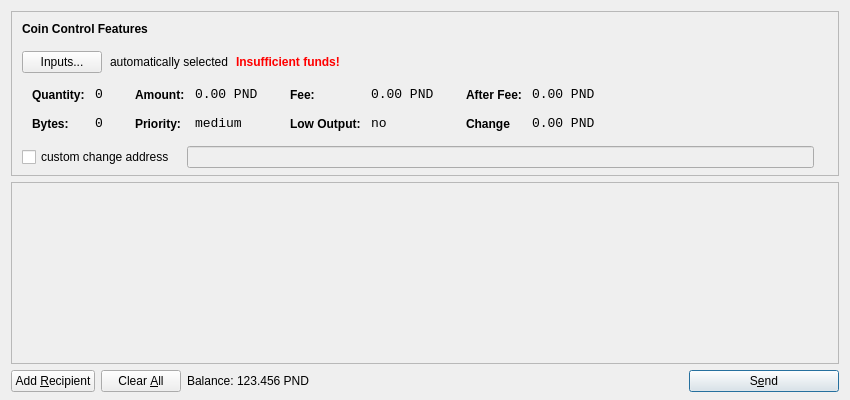
<?xml version="1.0" encoding="UTF-8"?>
<ui version="4.0">
 <class>SendCoinsDialog</class>
 <widget class="QDialog" name="SendCoinsDialog">
  <property name="geometry">
   <rect>
    <x>0</x>
    <y>0</y>
    <width>850</width>
    <height>400</height>
   </rect>
  </property>
  <property name="windowTitle">
   <string>Send Coins</string>
  </property>
  <layout class="QVBoxLayout" name="verticalLayout" stretch="0,1,0">
   <property name="bottomMargin">
    <number>8</number>
   </property>
   <item>
    <widget class="QFrame" name="frameCoinControl">
     <property name="sizePolicy">
      <sizepolicy hsizetype="Expanding" vsizetype="Expanding">
       <horstretch>0</horstretch>
       <verstretch>0</verstretch>
      </sizepolicy>
     </property>
     <property name="maximumSize">
      <size>
       <width>16777215</width>
       <height>16777215</height>
      </size>
     </property>
     <property name="frameShape">
      <enum>QFrame::StyledPanel</enum>
     </property>
     <property name="frameShadow">
      <enum>QFrame::Sunken</enum>
     </property>
     <layout class="QVBoxLayout" name="verticalLayoutCoinControl2">
      <property name="spacing">
       <number>-1</number>
      </property>
      <property name="leftMargin">
       <number>0</number>
      </property>
      <property name="topMargin">
       <number>0</number>
      </property>
      <property name="rightMargin">
       <number>0</number>
      </property>
      <property name="bottomMargin">
       <number>6</number>
      </property>
      <item>
       <layout class="QVBoxLayout" name="verticalLayoutCoinControl" stretch="0,0,0,0,1">
        <property name="spacing">
         <number>0</number>
        </property>
        <property name="leftMargin">
         <number>10</number>
        </property>
        <property name="topMargin">
         <number>10</number>
        </property>
        <item>
         <layout class="QHBoxLayout" name="horizontalLayoutCoinControl1">
          <property name="bottomMargin">
           <number>15</number>
          </property>
          <item>
           <widget class="QLabel" name="labelCoinControlFeatures">
            <property name="sizePolicy">
             <sizepolicy hsizetype="Preferred" vsizetype="Maximum">
              <horstretch>0</horstretch>
              <verstretch>0</verstretch>
             </sizepolicy>
            </property>
            <property name="font">
             <font>
              <weight>75</weight>
              <bold>true</bold>
             </font>
            </property>
            <property name="styleSheet">
             <string notr="true">font-weight:bold;</string>
            </property>
            <property name="text">
             <string>Coin Control Features</string>
            </property>
           </widget>
          </item>
         </layout>
        </item>
        <item>
         <layout class="QHBoxLayout" name="horizontalLayoutCoinControl2" stretch="0,0,0,0">
          <property name="spacing">
           <number>8</number>
          </property>
          <property name="bottomMargin">
           <number>10</number>
          </property>
          <item>
           <widget class="QPushButton" name="pushButtonCoinControl">
            <property name="styleSheet">
             <string notr="true"/>
            </property>
            <property name="text">
             <string>Inputs...</string>
            </property>
           </widget>
          </item>
          <item>
           <widget class="QLabel" name="labelCoinControlAutomaticallySelected">
            <property name="text">
             <string>automatically selected</string>
            </property>
            <property name="margin">
             <number>5</number>
            </property>
           </widget>
          </item>
          <item>
           <widget class="QLabel" name="labelCoinControlInsuffFunds">
            <property name="font">
             <font>
              <weight>75</weight>
              <bold>true</bold>
             </font>
            </property>
            <property name="styleSheet">
             <string notr="true">color:red;font-weight:bold;</string>
            </property>
            <property name="text">
             <string>Insufficient funds!</string>
            </property>
            <property name="margin">
             <number>5</number>
            </property>
           </widget>
          </item>
          <item>
           <spacer name="horizontalSpacerCoinControl">
            <property name="orientation">
             <enum>Qt::Horizontal</enum>
            </property>
            <property name="sizeHint" stdset="0">
             <size>
              <width>40</width>
              <height>1</height>
             </size>
            </property>
           </spacer>
          </item>
         </layout>
        </item>
        <item>
         <widget class="QWidget" name="widgetCoinControl" native="true">
          <property name="sizePolicy">
           <sizepolicy hsizetype="Preferred" vsizetype="Preferred">
            <horstretch>0</horstretch>
            <verstretch>0</verstretch>
           </sizepolicy>
          </property>
          <property name="minimumSize">
           <size>
            <width>0</width>
            <height>0</height>
           </size>
          </property>
          <property name="styleSheet">
           <string notr="true"/>
          </property>
          <layout class="QHBoxLayout" name="horizontalLayoutCoinControl5">
           <property name="margin">
            <number>0</number>
           </property>
           <item>
            <layout class="QHBoxLayout" name="horizontalLayoutCoinControl3" stretch="0,0,0,1">
             <property name="spacing">
              <number>20</number>
             </property>
             <property name="topMargin">
              <number>0</number>
             </property>
             <property name="bottomMargin">
              <number>10</number>
             </property>
             <item>
              <layout class="QFormLayout" name="formLayoutCoinControl1">
               <property name="horizontalSpacing">
                <number>10</number>
               </property>
               <property name="verticalSpacing">
                <number>14</number>
               </property>
               <property name="leftMargin">
                <number>10</number>
               </property>
               <property name="topMargin">
                <number>4</number>
               </property>
               <property name="rightMargin">
                <number>6</number>
               </property>
               <item row="0" column="0">
                <widget class="QLabel" name="labelCoinControlQuantityText">
                 <property name="styleSheet">
                  <string notr="true">font-weight:bold;</string>
                 </property>
                 <property name="text">
                  <string>Quantity:</string>
                 </property>
                 <property name="margin">
                  <number>0</number>
                 </property>
                </widget>
               </item>
               <item row="0" column="1">
                <widget class="QLabel" name="labelCoinControlQuantity">
                 <property name="font">
                  <font>
                   <family>Monospace</family>
                   <pointsize>10</pointsize>
                  </font>
                 </property>
                 <property name="cursor">
                  <cursorShape>IBeamCursor</cursorShape>
                 </property>
                 <property name="contextMenuPolicy">
                  <enum>Qt::ActionsContextMenu</enum>
                 </property>
                 <property name="text">
                  <string>0</string>
                 </property>
                 <property name="margin">
                  <number>0</number>
                 </property>
                 <property name="textInteractionFlags">
                  <set>Qt::LinksAccessibleByMouse|Qt::TextSelectableByKeyboard|Qt::TextSelectableByMouse</set>
                 </property>
                </widget>
               </item>
               <item row="1" column="0">
                <widget class="QLabel" name="labelCoinControlBytesText">
                 <property name="styleSheet">
                  <string notr="true">font-weight:bold;</string>
                 </property>
                 <property name="text">
                  <string>Bytes:</string>
                 </property>
                </widget>
               </item>
               <item row="1" column="1">
                <widget class="QLabel" name="labelCoinControlBytes">
                 <property name="font">
                  <font>
                   <family>Monospace</family>
                   <pointsize>10</pointsize>
                  </font>
                 </property>
                 <property name="cursor">
                  <cursorShape>IBeamCursor</cursorShape>
                 </property>
                 <property name="contextMenuPolicy">
                  <enum>Qt::ActionsContextMenu</enum>
                 </property>
                 <property name="text">
                  <string>0</string>
                 </property>
                 <property name="textInteractionFlags">
                  <set>Qt::LinksAccessibleByMouse|Qt::TextSelectableByKeyboard|Qt::TextSelectableByMouse</set>
                 </property>
                </widget>
               </item>
              </layout>
             </item>
             <item>
              <layout class="QFormLayout" name="formLayoutCoinControl2">
               <property name="horizontalSpacing">
                <number>10</number>
               </property>
               <property name="verticalSpacing">
                <number>14</number>
               </property>
               <property name="leftMargin">
                <number>6</number>
               </property>
               <property name="topMargin">
                <number>4</number>
               </property>
               <property name="rightMargin">
                <number>6</number>
               </property>
               <item row="0" column="0">
                <widget class="QLabel" name="labelCoinControlAmountText">
                 <property name="styleSheet">
                  <string notr="true">font-weight:bold;</string>
                 </property>
                 <property name="text">
                  <string>Amount:</string>
                 </property>
                 <property name="margin">
                  <number>0</number>
                 </property>
                </widget>
               </item>
               <item row="0" column="1">
                <widget class="QLabel" name="labelCoinControlAmount">
                 <property name="font">
                  <font>
                   <family>Monospace</family>
                   <pointsize>10</pointsize>
                  </font>
                 </property>
                 <property name="cursor">
                  <cursorShape>IBeamCursor</cursorShape>
                 </property>
                 <property name="contextMenuPolicy">
                  <enum>Qt::ActionsContextMenu</enum>
                 </property>
                 <property name="text">
                  <string>0.00 PND</string>
                 </property>
                 <property name="textInteractionFlags">
                  <set>Qt::LinksAccessibleByMouse|Qt::TextSelectableByKeyboard|Qt::TextSelectableByMouse</set>
                 </property>
                </widget>
               </item>
               <item row="1" column="0">
                <widget class="QLabel" name="labelCoinControlPriorityText">
                 <property name="styleSheet">
                  <string notr="true">font-weight:bold;</string>
                 </property>
                 <property name="text">
                  <string>Priority:</string>
                 </property>
                </widget>
               </item>
               <item row="1" column="1">
                <widget class="QLabel" name="labelCoinControlPriority">
                 <property name="font">
                  <font>
                   <family>Monospace</family>
                   <pointsize>10</pointsize>
                  </font>
                 </property>
                 <property name="cursor">
                  <cursorShape>IBeamCursor</cursorShape>
                 </property>
                 <property name="contextMenuPolicy">
                  <enum>Qt::ActionsContextMenu</enum>
                 </property>
                 <property name="text">
                  <string>medium</string>
                 </property>
                 <property name="textInteractionFlags">
                  <set>Qt::LinksAccessibleByMouse|Qt::TextSelectableByKeyboard|Qt::TextSelectableByMouse</set>
                 </property>
                </widget>
               </item>
              </layout>
             </item>
             <item>
              <layout class="QFormLayout" name="formLayoutCoinControl3">
               <property name="horizontalSpacing">
                <number>10</number>
               </property>
               <property name="verticalSpacing">
                <number>14</number>
               </property>
               <property name="leftMargin">
                <number>6</number>
               </property>
               <property name="topMargin">
                <number>4</number>
               </property>
               <property name="rightMargin">
                <number>6</number>
               </property>
               <item row="0" column="0">
                <widget class="QLabel" name="labelCoinControlFeeText">
                 <property name="styleSheet">
                  <string notr="true">font-weight:bold;</string>
                 </property>
                 <property name="text">
                  <string>Fee:</string>
                 </property>
                 <property name="margin">
                  <number>0</number>
                 </property>
                </widget>
               </item>
               <item row="0" column="1">
                <widget class="QLabel" name="labelCoinControlFee">
                 <property name="font">
                  <font>
                   <family>Monospace</family>
                   <pointsize>10</pointsize>
                  </font>
                 </property>
                 <property name="cursor">
                  <cursorShape>IBeamCursor</cursorShape>
                 </property>
                 <property name="contextMenuPolicy">
                  <enum>Qt::ActionsContextMenu</enum>
                 </property>
                 <property name="text">
                  <string>0.00 PND</string>
                 </property>
                 <property name="textInteractionFlags">
                  <set>Qt::LinksAccessibleByMouse|Qt::TextSelectableByKeyboard|Qt::TextSelectableByMouse</set>
                 </property>
                </widget>
               </item>
               <item row="1" column="0">
                <widget class="QLabel" name="labelCoinControlLowOutputText">
                 <property name="styleSheet">
                  <string notr="true">font-weight:bold;</string>
                 </property>
                 <property name="text">
                  <string>Low Output:</string>
                 </property>
                </widget>
               </item>
               <item row="1" column="1">
                <widget class="QLabel" name="labelCoinControlLowOutput">
                 <property name="font">
                  <font>
                   <family>Monospace</family>
                   <pointsize>10</pointsize>
                  </font>
                 </property>
                 <property name="cursor">
                  <cursorShape>IBeamCursor</cursorShape>
                 </property>
                 <property name="contextMenuPolicy">
                  <enum>Qt::ActionsContextMenu</enum>
                 </property>
                 <property name="text">
                  <string>no</string>
                 </property>
                 <property name="textInteractionFlags">
                  <set>Qt::LinksAccessibleByMouse|Qt::TextSelectableByKeyboard|Qt::TextSelectableByMouse</set>
                 </property>
                </widget>
               </item>
              </layout>
             </item>
             <item>
              <layout class="QFormLayout" name="formLayoutCoinControl4">
               <property name="horizontalSpacing">
                <number>10</number>
               </property>
               <property name="verticalSpacing">
                <number>14</number>
               </property>
               <property name="leftMargin">
                <number>6</number>
               </property>
               <property name="topMargin">
                <number>4</number>
               </property>
               <property name="rightMargin">
                <number>6</number>
               </property>
               <item row="0" column="0">
                <widget class="QLabel" name="labelCoinControlAfterFeeText">
                 <property name="styleSheet">
                  <string notr="true">font-weight:bold;</string>
                 </property>
                 <property name="text">
                  <string>After Fee:</string>
                 </property>
                 <property name="margin">
                  <number>0</number>
                 </property>
                </widget>
               </item>
               <item row="0" column="1">
                <widget class="QLabel" name="labelCoinControlAfterFee">
                 <property name="font">
                  <font>
                   <family>Monospace</family>
                   <pointsize>10</pointsize>
                  </font>
                 </property>
                 <property name="cursor">
                  <cursorShape>IBeamCursor</cursorShape>
                 </property>
                 <property name="contextMenuPolicy">
                  <enum>Qt::ActionsContextMenu</enum>
                 </property>
                 <property name="text">
                  <string>0.00 PND</string>
                 </property>
                 <property name="textInteractionFlags">
                  <set>Qt::LinksAccessibleByMouse|Qt::TextSelectableByKeyboard|Qt::TextSelectableByMouse</set>
                 </property>
                </widget>
               </item>
               <item row="1" column="0">
                <widget class="QLabel" name="labelCoinControlChangeText">
                 <property name="styleSheet">
                  <string notr="true">font-weight:bold;</string>
                 </property>
                 <property name="text">
                  <string>Change</string>
                 </property>
                </widget>
               </item>
               <item row="1" column="1">
                <widget class="QLabel" name="labelCoinControlChange">
                 <property name="font">
                  <font>
                   <family>Monospace</family>
                   <pointsize>10</pointsize>
                  </font>
                 </property>
                 <property name="cursor">
                  <cursorShape>IBeamCursor</cursorShape>
                 </property>
                 <property name="contextMenuPolicy">
                  <enum>Qt::ActionsContextMenu</enum>
                 </property>
                 <property name="text">
                  <string>0.00 PND</string>
                 </property>
                 <property name="textInteractionFlags">
                  <set>Qt::LinksAccessibleByMouse|Qt::TextSelectableByKeyboard|Qt::TextSelectableByMouse</set>
                 </property>
                </widget>
               </item>
              </layout>
             </item>
            </layout>
           </item>
          </layout>
         </widget>
        </item>
        <item>
         <layout class="QHBoxLayout" name="horizontalLayoutCoinControl4" stretch="0,0,0">
          <property name="spacing">
           <number>12</number>
          </property>
          <property name="sizeConstraint">
           <enum>QLayout::SetDefaultConstraint</enum>
          </property>
          <property name="topMargin">
           <number>5</number>
          </property>
          <property name="rightMargin">
           <number>5</number>
          </property>
          <item>
           <widget class="QCheckBox" name="checkBoxCoinControlChange">
            <property name="text">
             <string>custom change address</string>
            </property>
           </widget>
          </item>
          <item>
           <widget class="QLineEdit" name="lineEditCoinControlChange">
            <property name="enabled">
             <bool>false</bool>
            </property>
            <property name="sizePolicy">
             <sizepolicy hsizetype="Expanding" vsizetype="Fixed">
              <horstretch>0</horstretch>
              <verstretch>0</verstretch>
             </sizepolicy>
            </property>
           </widget>
          </item>
          <item>
           <widget class="QLabel" name="labelCoinControlChangeLabel">
            <property name="sizePolicy">
             <sizepolicy hsizetype="Preferred" vsizetype="Expanding">
              <horstretch>0</horstretch>
              <verstretch>0</verstretch>
             </sizepolicy>
            </property>
            <property name="minimumSize">
             <size>
              <width>0</width>
              <height>0</height>
             </size>
            </property>
            <property name="text">
             <string/>
            </property>
            <property name="margin">
             <number>3</number>
            </property>
           </widget>
          </item>
         </layout>
        </item>
        <item>
         <spacer name="verticalSpacerCoinControl">
          <property name="orientation">
           <enum>Qt::Vertical</enum>
          </property>
          <property name="sizeHint" stdset="0">
           <size>
            <width>800</width>
            <height>1</height>
           </size>
          </property>
         </spacer>
        </item>
       </layout>
      </item>
     </layout>
    </widget>
   </item>
   <item>
    <widget class="QScrollArea" name="scrollArea">
     <property name="widgetResizable">
      <bool>true</bool>
     </property>
     <widget class="QWidget" name="scrollAreaWidgetContents">
      <property name="geometry">
       <rect>
        <x>0</x>
        <y>0</y>
        <width>830</width>
        <height>165</height>
       </rect>
      </property>
      <layout class="QVBoxLayout" name="verticalLayout_2">
       <property name="margin">
        <number>0</number>
       </property>
       <item>
        <layout class="QVBoxLayout" name="entries">
         <property name="spacing">
          <number>6</number>
         </property>
        </layout>
       </item>
       <item>
        <spacer name="verticalSpacer">
         <property name="orientation">
          <enum>Qt::Vertical</enum>
         </property>
         <property name="sizeHint" stdset="0">
          <size>
           <width>20</width>
           <height>40</height>
          </size>
         </property>
        </spacer>
       </item>
      </layout>
     </widget>
    </widget>
   </item>
   <item>
    <layout class="QHBoxLayout" name="horizontalLayout">
     <item>
      <widget class="QPushButton" name="addButton">
       <property name="toolTip">
        <string>Send to multiple recipients at once</string>
       </property>
       <property name="text">
        <string>Add &amp;Recipient</string>
       </property>
       <property name="icon">
        <iconset resource="../bitcoin.qrc">
         <normaloff>:/icons/add</normaloff>:/icons/add</iconset>
       </property>
       <property name="autoDefault">
        <bool>false</bool>
       </property>
      </widget>
     </item>
     <item>
      <widget class="QPushButton" name="clearButton">
       <property name="sizePolicy">
        <sizepolicy hsizetype="Minimum" vsizetype="Fixed">
         <horstretch>0</horstretch>
         <verstretch>0</verstretch>
        </sizepolicy>
       </property>
       <property name="toolTip">
        <string>Remove all transaction fields</string>
       </property>
       <property name="text">
        <string>Clear &amp;All</string>
       </property>
       <property name="icon">
        <iconset resource="../bitcoin.qrc">
         <normaloff>:/icons/remove</normaloff>:/icons/remove</iconset>
       </property>
       <property name="autoRepeatDelay">
        <number>300</number>
       </property>
       <property name="autoDefault">
        <bool>false</bool>
       </property>
      </widget>
     </item>
     <item>
      <layout class="QHBoxLayout" name="horizontalLayout_2">
       <property name="spacing">
        <number>3</number>
       </property>
       <item>
        <widget class="QLabel" name="label">
         <property name="sizePolicy">
          <sizepolicy hsizetype="Preferred" vsizetype="Fixed">
           <horstretch>0</horstretch>
           <verstretch>0</verstretch>
          </sizepolicy>
         </property>
         <property name="text">
          <string>Balance:</string>
         </property>
        </widget>
       </item>
       <item>
        <widget class="QLabel" name="labelBalance">
         <property name="sizePolicy">
          <sizepolicy hsizetype="Preferred" vsizetype="Fixed">
           <horstretch>0</horstretch>
           <verstretch>0</verstretch>
          </sizepolicy>
         </property>
         <property name="cursor">
          <cursorShape>IBeamCursor</cursorShape>
         </property>
         <property name="text">
          <string>123.456 PND</string>
         </property>
         <property name="textInteractionFlags">
          <set>Qt::LinksAccessibleByMouse|Qt::TextSelectableByKeyboard|Qt::TextSelectableByMouse</set>
         </property>
        </widget>
       </item>
      </layout>
     </item>
     <item>
      <spacer name="horizontalSpacer">
       <property name="orientation">
        <enum>Qt::Horizontal</enum>
       </property>
       <property name="sizeHint" stdset="0">
        <size>
         <width>40</width>
         <height>20</height>
        </size>
       </property>
      </spacer>
     </item>
     <item>
      <widget class="QPushButton" name="sendButton">
       <property name="minimumSize">
        <size>
         <width>150</width>
         <height>0</height>
        </size>
       </property>
       <property name="toolTip">
        <string>Confirm the send action</string>
       </property>
       <property name="text">
        <string>S&amp;end</string>
       </property>
       <property name="icon">
        <iconset resource="../bitcoin.qrc">
         <normaloff>:/icons/send</normaloff>:/icons/send</iconset>
       </property>
       <property name="default">
        <bool>true</bool>
       </property>
      </widget>
     </item>
    </layout>
   </item>
  </layout>
 </widget>
 <resources>
  <include location="../bitcoin.qrc"/>
 </resources>
 <connections/>
</ui>
